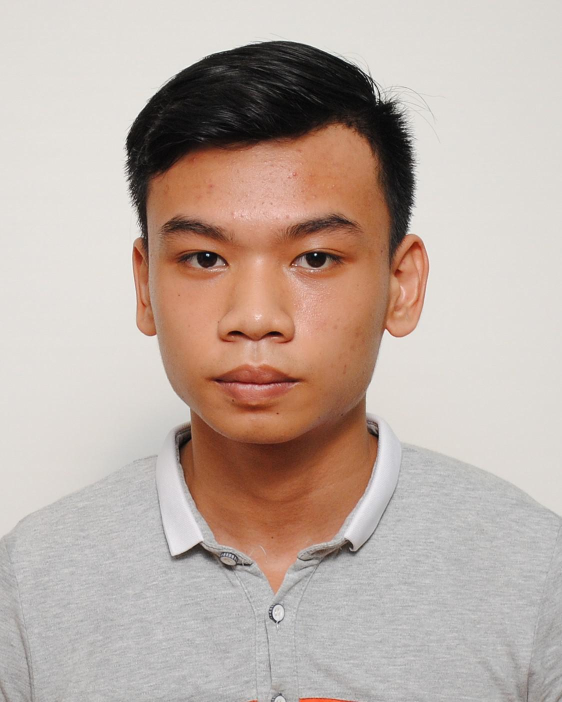
#> input picture Handle/Image/1_Minh_1.jpg, 1124 x 1404 px, found by its file name (shown at 1/2 size); its folder holds only this picture in this run
$ python -i AMS_Handle.py   (imports and definitions only)
#> lines starting #> are read from the running program, lines starting #| are printed output that depends on the picture
import csv
import datetime
import os
import time
import tkinter as tk
from tkinter import *

import cv2
import numpy as np
import pandas as pd
from PIL import Image

import const;

# ----------------------Logical----------------------
## Traning model
def training():
    ### Get images and lables
    def getImagesAndLabels(path):
        # create empth face list
#> called with path = 'Handle\\Image'
        faceSamples = []
        # create empty ID list
        Ids = []

        imagePaths = [os.path.join(path, f) for f in os.listdir(path)]
        for imgPath in imagePaths:
            # loading the image and converting it to gray scale
            pilImage = Image.open(imgPath).convert('L')
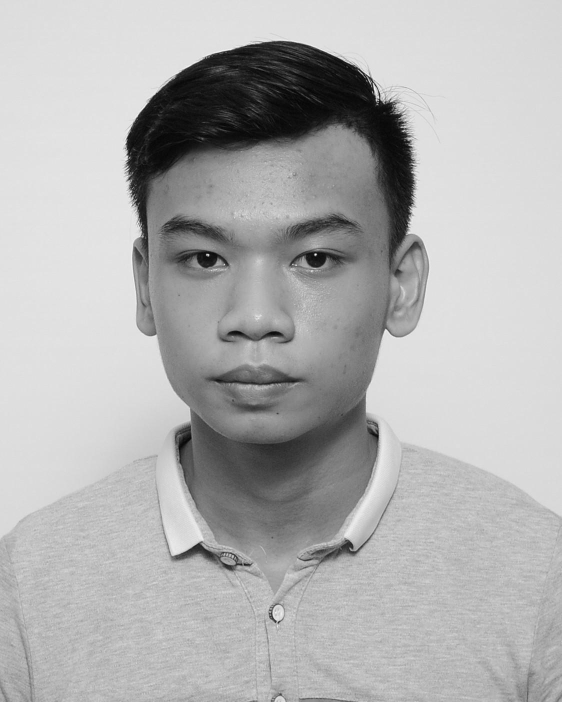
#> pilImage: PIL image 1124x1404 L (shown at 1/2 size); min 0, max 255, mean 177.4
            # Now we are converting the PIL image into numpy array
            imageNp = np.array(pilImage, 'uint8')
            # getting the Id from the image
            Id = int(os.path.split(imgPath)[-1].split(".")[0].split("_")[0])
            # extract the face from the training image sample
            faces = detector.detectMultiScale(imageNp)
#> faces = [[186, 256, 653, 653]]
            # If a face is there then append that in the list as well as Id of it
            for (x, y, w, h) in faces:
                faceSamples.append(imageNp[y:y + h, x:x + w])
                Ids.append(Id)
#> this loop made 1 pass
#> after the loop, Ids = [1]; faceSamples = 1 item
        print(faceSamples)
#> (printed output is left out)
        return faceSamples, Ids

    ### Traning model code
    recognizer = cv2.face.LBPHFaceRecognizer_create()
    global detector
    detector = cv2.CascadeClassifier("haarcascade_frontalface_default.xml")
    try:
        global faces, Id
        faces, Id = getImagesAndLabels("Handle\Image")
#> faces = 1 item; Id = [1]
    except Exception as e:
        l = 'please make "TrainingImage" folder & put Images'
        Notification.configure(text=l, bg="SpringGreen3", width=50, font=('times', 18, 'bold'))
        Notification.place(x=350, y=400)

    recognizer.train(faces, np.array(Id))
    try:
        recognizer.save("Handle\TrainingImageLabel\Trainer.yml")
    except Exception as e:
        q = 'Please make "TrainingImageLabel" folder'
        Notification.configure(text=q, bg="SpringGreen3", width=50, font=('times', 18, 'bold'))
        Notification.place(x=350, y=400)

    res = "Model Trained"  # +",".join(str(f) for f in Id)
#> (the run stopped early here; a loop or call above may not have finished)
